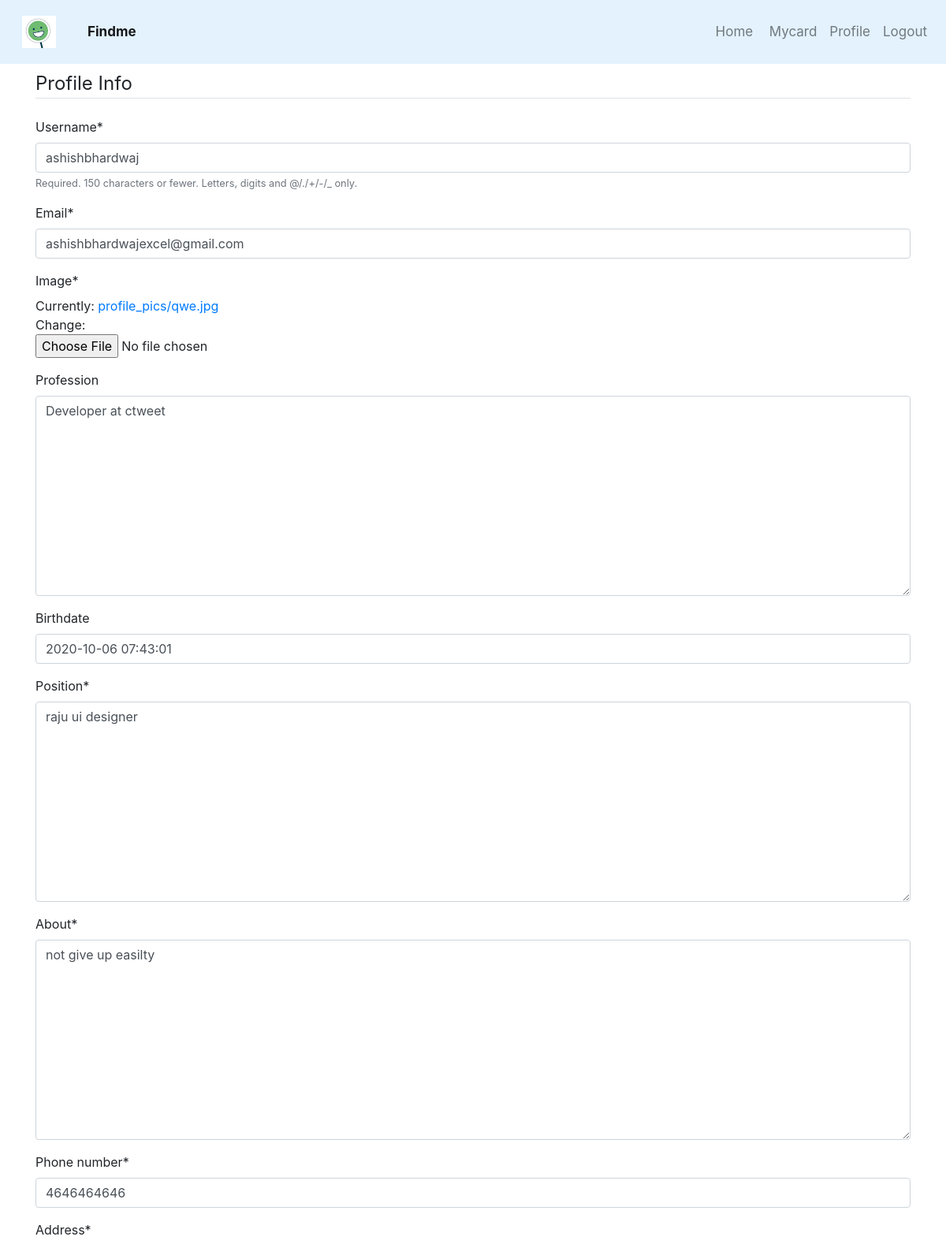
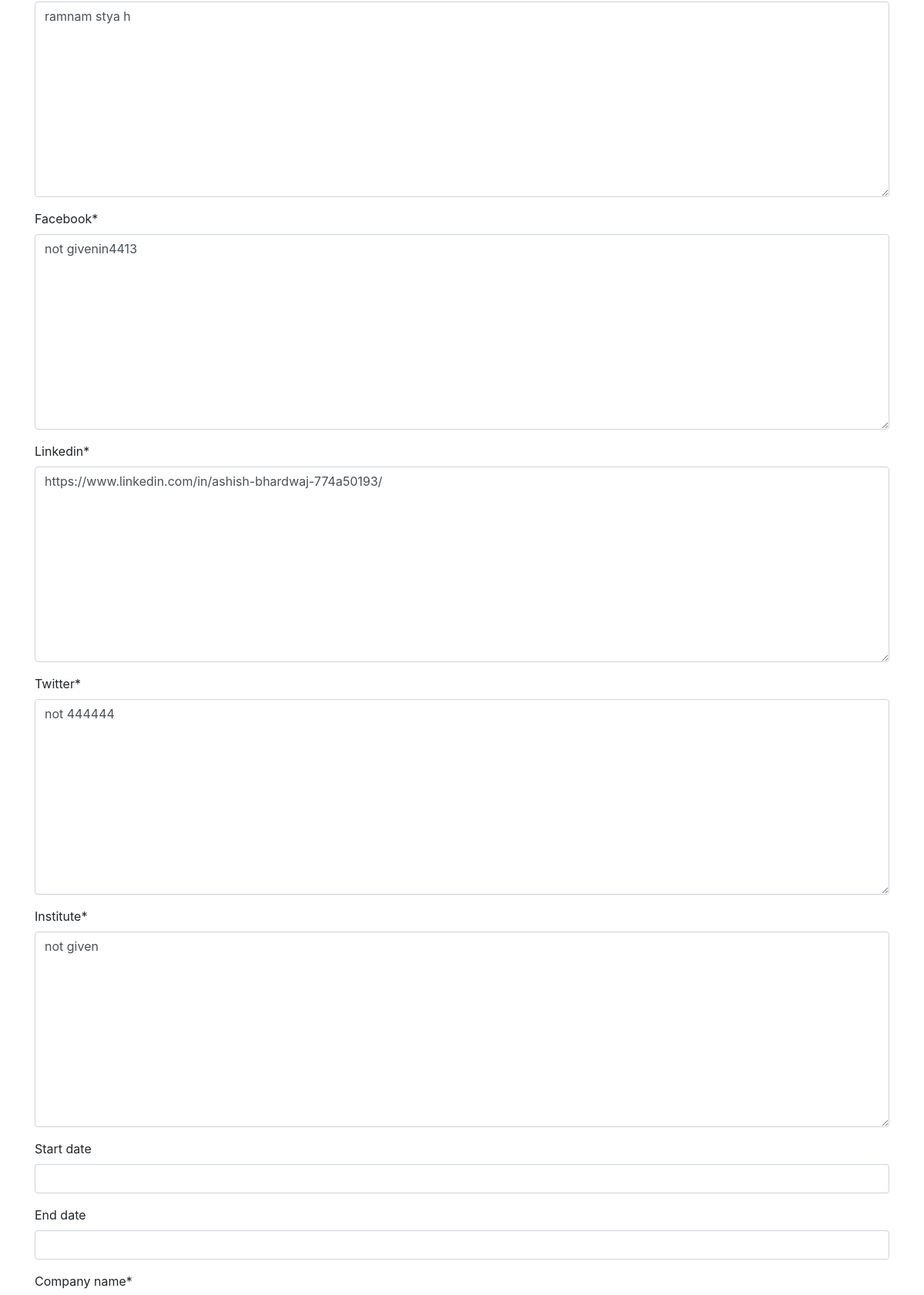
The app's page /profileupdate/ (signed in, upper part) with its own data (2 pictures, top to bottom).
### accounts/models.py (models this page shows, shortened)
class Profile(models.Model):
    user = models.OneToOneField(User , on_delete=models.CASCADE)
    image = models.ImageField(default='default.jpg',upload_to='profile_pics')
    profession = models.TextField(max_length=100, default="not given",null=True, blank=True)
    position = models.TextField(max_length=100, default="not given")
    about = models.TextField(max_length=100, default="not given")
    birthdate = models.DateTimeField(blank=True, null=True)
    phone_number = models.CharField(max_length=100, default="not given")
    address = models.TextField(max_length=100, default="not given")
    facebook = models.TextField(max_length=100, default="not given")
    linkedin = models.TextField(max_length=100, default="not given")
    twitter = models.TextField(max_length=100, default="not given")

### accounts/views.py (the view)
# urls.py: path('profileupdate/',user_views.profileupdate,name='profile_update'),
@login_required
def profileupdate(request):
    if request.method == 'POST':
        u_form = UserUpdateForm(request.POST , instance=request.user)
        p_form = ProfileUpdateForm(request.POST ,request.FILES , instance=request.user.profile)
        p_forma = ProfileUpdateForma(request.POST ,request.FILES , instance=request.user.profile)
        p_formb = ProfileUpdateFormb(request.POST ,request.FILES , instance=request.user.profile)
        p_formc = ProfileUpdateFormc(request.POST ,request.FILES , instance=request.user.profile)
        p_formd = ProfileUpdateFormd(request.POST ,request.FILES , instance=request.user.profile)
        if u_form.is_valid() and p_form.is_valid() and p_forma.is_valid() and p_formb.is_valid() and p_formc.is_valid() and p_formd.is_valid():
            u_form.save()
            p_form.save()
            p_forma.save()
            p_formb.save()
            p_formc.save()
            p_formd.save()
            messages.success(request,'your profile has been updated !')
            return redirect('profile')
    else:
        u_form = UserUpdateForm(instance=request.user)
        p_form = ProfileUpdateForm(instance=request.user.profile)
        p_forma = ProfileUpdateForma(instance=request.user.profile)
        p_formb = ProfileUpdateFormb(instance=request.user.profile)
        p_formc = ProfileUpdateFormc(instance=request.user.profile)
        p_formd = ProfileUpdateFormd(instance=request.user.profile)
    context = { 'u_form':u_form , 'p_form':p_form, 'p_forma':p_forma, 'p_formb':p_formb, 'p_formc':p_formc, 'p_formd':p_formd }
    return render(request,'accounts/profile_update.html',context)

### accounts/forms.py
class UserUpdateForm(forms.ModelForm):
    email = forms.EmailField()
    class Meta:
        model = User
        fields = ['username' , 'email']

class ProfileUpdateForm(forms.ModelForm):
    class Meta:
        model = Profile
        fields = ['image','profession','birthdate','position','about','phone_number','address',
        'facebook','linkedin','twitter']

### accounts/templates/accounts/profile_update.html (shortened to what this page needs)
{% extends 'home/base.html' %}
{% load crispy_forms_tags %}
{% block head %}
<br>
<div class="container">
  <form method="POST" enctype="multipart/form-data">
    <fieldset class="form-group">
      <legend class="border-bottom mb-4">Profile Info</legend>
      {{ u_form|crispy}}
      {{ p_form|crispy }}
      {{ p_forma|crispy }}
      {{ p_formb|crispy }}
    </fieldset>
</form>
</div>
{% endblock %}

### home/templates/home/base.html (shortened to what this page needs)
{% load static %}
<!DOCTYPE html>
<html lang="en">
<head>
    <link rel="stylesheet" href="{% static 'home/home.css' %}">
    <link rel="stylesheet" href="https://stackpath.bootstrapcdn.com/bootstrap/4.5.0/css/bootstrap.min.css">
    {% block head %}{% endblock %}
</head>
<body>
  <nav class="navbar navbar-expand-lg fixed-top navbar-light " style="background-color: #e3f2fd;">
    <a class="navbar-brand" href="#">
      <img src="{% static 'home/images/favicon.png' %}" alt="">
    </a>
        <a  class="navbar-brand" href="#"><b>Findme</b></a>&nbsp;
        <div class="collapse navbar-collapse" id="navbarSupportedContent">
          <ul class="navbar-nav ml-auto">
              <a class="nav-link" href="{% url 'home' %}">Home <span class="sr-only">(current)</span></a>&nbsp;
              <a class="nav-link" href="/usview">Mycard</a>
          {% if user.is_authenticated %}
          <a class="nav-item nav-link" href="/profile">Profile</a>
          <a class="nav-item nav-link" href="/logout">Logout</a>
          {% else %}
            <a class="nav-item nav-link" href="/login">Login</a>
            <a class="nav-item nav-link" href="/register">Register</a>
          {% endif %}
</ul>
    </div>
      </nav>
</body>
</html>

### home/static/home/home.css (style rules this page uses)
* { padding: 0; margin: 0; }
.navbar a { float: left; padding: 12px; color: white; text-decoration: none; font-size: 17px; }
.container { padding: 64px; }
img { display: block; height: auto; max-width: 100%; }

### records on screen
Profile: profession "Developer at ctweet", birthdate "2020-10-06 07:43:01", position "raju ui designer", about "not give up easilty", phone_number "4646464646", address "ramnam stya h", facebook "not givenin4413", linkedin "https://www.linkedin.com/in/ashish-bhardwaj-774a50193/", twitter "not 444444", p_formb "Company name *"
